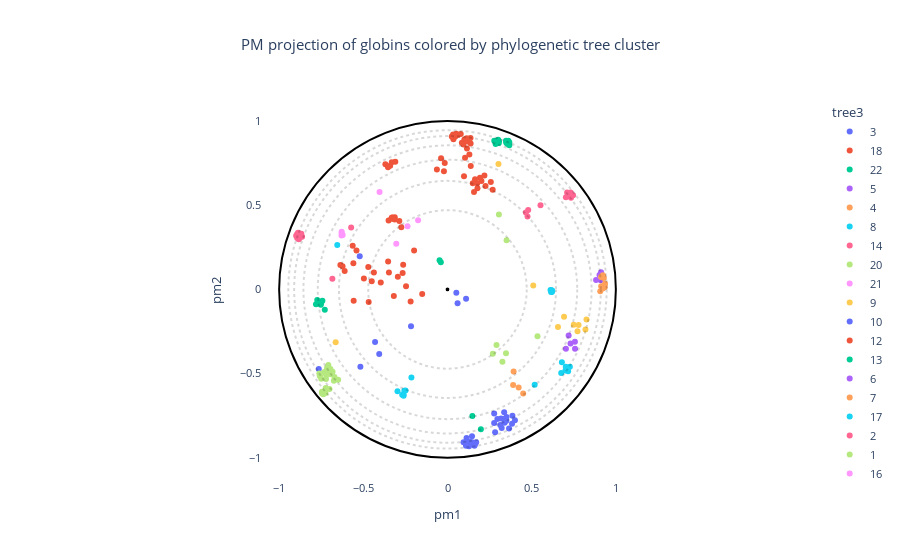

Notebook cell for this chart:
### Code cell
# OPTIONS =================================================
#Here you can set different parameters to color & annotate the resulting projection:
title = "PM projection of globins colored by phylogenetic tree cluster"
#----------------------------------------------------------
# Select the coloring from annotation .csv file:
labels_name = "tree3"
# Select classes to label among the "labels_name" or "second_labels_name" column (comma separated list):
second_labels_name = ""
labels_text = []
show_text = False
#----------------------------------------------------------
# Use a custom color palette:
color_palette = None #Default: None
use_custom_palette = False
#==========================================================


#Check projection visualization parameters
#Labels name
if labels_name == "":
    labels_name = None
elif labels_name not in annotation_names:
    raise NameError(f"labels_name {labels_name} is not in the availables annotations.\nAvailables annotations: {annotation_names}")
#Second labels name
if second_labels_name == "":
    second_labels_name = None
elif second_labels_name not in annotation_names:
    raise NameError(f'"second_labels_name" {second_labels_name} is not in the availables annotations.\nAvailables annotations: {annotation_names}')

if not use_custom_palette:
    color_palette = None

#Plot graph
fig = plot_embedding_interactive(df_embedding, 
                                 labels_name = labels_name,
                                 second_labels_name = second_labels_name, 
                                 show_text = show_text,
                                 labels_text = labels_text,
                                 color_palette = color_palette, 
                                 title = title, 
                                 fontsize = 11)
fig.show()

### Figure 1 — Plotly figure (JSON) as saved in the notebook; plotly's stock layout.template omitted (floating-point values rounded to 4 significant figures; data arrays with more than 128 entries replaced by an {"elided": "..."} marker saying what was removed)
{"data": [{"customdata": [[5, 3, 3, 2, "Globin C, coelomic", "Globin", "Caudina arenicola", "Caudina", 2.101, "Echinodermata"], [4, 2, 3, 2, "Hemoglobin", "Hemoglobin", "Hemipholis cordifera", "Hemipholis", 2.327, "Echinodermata"], [4, 2, 3, 2, "Hemoglobin", "Hemoglobin", "Ophiactis simplex", "Ophiactis", 2.22, "Echinodermata"], [4, 2, 3, 2, "Hemoglobin", "Hemoglobin", "Ophiactis simplex", "Ophiactis", 2.262, "Echinodermata"], [-1, -1, 3, 2, "Extracellular globin 1", "Extracellular", "Metaphire sieboldi", "Metaphire", 2.434, "Annelida"]], "hovertemplate": "<b>%{hovertext}</b><br><br>tree3=%{customdata[2]}<br>pm1=%{x}<br>pm2=%{y}<br>tree1=%{customdata[0]}<br>tree2=%{customdata[1]}<br>tree4=%{customdata[3]}<br>full_name=%{customdata[4]}<br>short_name=%{customdata[5]}<br>full_species=%{customdata[6]}<br>short_species=%{customdata[7]}<br>evo_distance=%{customdata[8]}<br>Color_species=%{customdata[9]}<extra></extra>", "hovertext": [3, 3, 3, 3, 3], "legendgroup": "3", "marker": {"color": "#636efa", "symbol": "circle"}, "mode": "markers", "name": "3", "orientation": "v", "showlegend": true, "type": "scatter", "x": [-0.2167, -0.4302, -0.4056, -0.5174, -0.7645], "xaxis": "x", "y": [-0.2186, -0.3126, -0.3843, -0.4599, -0.4726], "yaxis": "y"}, {"customdata": {"elided": "33x10 mixed values"}, "hovertemplate": "<b>%{hovertext}</b><br><br>tree3=%{customdata[2]}<br>pm1=%{x}<br>pm2=%{y}<br>tree1=%{customdata[0]}<br>tree2=%{customdata[1]}<br>tree4=%{customdata[3]}<br>full_name=%{customdata[4]}<br>short_name=%{customdata[5]}<br>full_species=%{customdata[6]}<br>short_species=%{customdata[7]}<br>evo_distance=%{customdata[8]}<br>Color_species=%{customdata[9]}<extra></extra>", "hovertext": [18, 18, 18, 18, 18, 18, 18, 18, 18, 18, 18, 18, 18, 18, 18, 18, 18, 18, 18, 18, 18, 18, 18, 18, 18, 18, 18, 18, 18, 18, 18, 18, 18], "legendgroup": "18", "marker": {"color": "#EF553B", "symbol": "circle"}, "mode": "markers", "name": "18", "orientation": "v", "showlegend": true, "type": "scatter", "x": [-0.2463, -0.4705, -0.6362, -0.5592, -0.6107, -0.3965, -0.3188, -0.5632, -0.5406, -0.2632, -0.3479, -0.4966, -0.314, -0.3287, -0.3131, -0.2743, -0.3288, -0.3337, -0.2861, -0.3284, -0.1984, -0.2191, -0.1502, -0.45, -0.6233, -0.5573, -0.4372, -0.3528, -0.3307, -0.2664, -0.3499, -0.4681, -0.2951], "xaxis": "x", "y": [0.01823, 0.1333, 0.1454, 0.1551, 0.1089, 0.04161, -0.03921, 0.2587, 0.2306, 0.1459, 0.101, 0.06428, 0.4147, 0.4263, 0.4284, 0.3685, 0.4256, 0.42, 0.406, 0.4265, 0.2316, -0.07131, -0.02668, 0.04888, 0.138, -0.06725, 0.1001, 0.1659, 0.4242, 0.09678, 0.4093, -0.07441, 0.0756], "yaxis": "y"}, {"customdata": [[-1, 40, 22, 11, "ACYPI007228 protein", "ACYPI007228", "Acyrthosiphon pisum", "Acyrthosiphon", 0.4446, "Arthropoda"], [10, 38, 22, 9, "Hemoglobin T1 polymer", "Hemoglobin", "Artemia salina", "Artemia", 1.847, "Arthropoda"], [10, 38, 22, 9, "Hemoglobin P polymer", "Hemoglobin", "Parartemia zietziana", "Parartemia", 1.919, "Arthropoda"], [11, 38, 22, 9, "Hemoglobin T1 polymer", "Hemoglobin", "Artemia salina", "Artemia", 1.781, "Arthropoda"], [11, 38, 22, 9, "Hemoglobin P polymer", "Hemoglobin", "Parartemia zietziana", "Parartemia", 1.74, "Arthropoda"], [11, 38, 22, 9, "Hemoglobin C1 polymer", "Hemoglobin", "Artemia salina", "Artemia", 1.703, "Arthropoda"], [-1, 38, 22, 9, "Hemoglobin P polymer", "Hemoglobin", "Parartemia zietziana", "Parartemia", 2.089, "Arthropoda"], [-1, 40, 22, 11, "Uncharacterized protein", "Uncharacterized", "Acyrthosiphon pisum", "Acyrthosiphon", 0.9009, "Arthropoda"]], "hovertemplate": "<b>%{hovertext}</b><br><br>tree3=%{customdata[2]}<br>pm1=%{x}<br>pm2=%{y}<br>tree1=%{customdata[0]}<br>tree2=%{customdata[1]}<br>tree4=%{customdata[3]}<br>full_name=%{customdata[4]}<br>short_name=%{customdata[5]}<br>full_species=%{customdata[6]}<br>short_species=%{customdata[7]}<br>evo_distance=%{customdata[8]}<br>Color_species=%{customdata[9]}<extra></extra>", "hovertext": [22, 22, 22, 22, 22, 22, 22, 22], "legendgroup": "22", "marker": {"color": "#00cc96", "symbol": "circle"}, "mode": "markers", "name": "22", "orientation": "v", "showlegend": true, "type": "scatter", "x": [-0.03961, -0.7737, -0.7811, -0.7431, -0.7506, -0.7524, -0.7288, -0.04717], "xaxis": "x", "y": [0.1621, -0.06273, -0.08738, -0.06715, -0.0806, -0.09165, -0.1201, 0.1739], "yaxis": "y"}, {"customdata": [[13, 17, 5, 7, "Uncharacterized protein", "Uncharacterized", "Capitella teleta", "Capitella", 2.144, "Annelida"], [13, 17, 5, 7, "Uncharacterized protein", "Uncharacterized", "Capitella teleta", "Capitella", 2.237, "Annelida"], [-1, 17, 5, 7, "Uncharacterized protein (Fragment)", "Uncharacterized", "Capitella teleta", "Capitella", 2.669, "Annelida"], [-1, 17, 5, 7, "Uncharacterized protein", "Uncharacterized", "Capitella teleta", "Capitella", 2.428, "Annelida"]], "hovertemplate": "<b>%{hovertext}</b><br><br>tree3=%{customdata[2]}<br>pm1=%{x}<br>pm2=%{y}<br>tree1=%{customdata[0]}<br>tree2=%{customdata[1]}<br>tree4=%{customdata[3]}<br>full_name=%{customdata[4]}<br>short_name=%{customdata[5]}<br>full_species=%{customdata[6]}<br>short_species=%{customdata[7]}<br>evo_distance=%{customdata[8]}<br>Color_species=%{customdata[9]}<extra></extra>", "hovertext": [5, 5, 5, 5], "legendgroup": "5", "marker": {"color": "#ab63fa", "symbol": "circle"}, "mode": "markers", "name": "5", "orientation": "v", "showlegend": true, "type": "scatter", "x": [0.9103, 0.8825, 0.9122, 0.9027], "xaxis": "x", "y": [0.05401, 0.05633, 0.1016, 0.08514], "yaxis": "y"}, {"customdata": [[-1, -1, 4, 7, "Uncharacterized protein", "Uncharacterized", "Capitella teleta", "Capitella", 2.502, "Annelida"], [-1, 7, 4, 7, "Cytoglobin 2", "Cytoglobin", "Crassostrea gigas", "Crassostrea", 2.349, "Mollusca"], [-1, 7, 4, 7, "Uncharacterized protein", "Uncharacterized", "Lottia gigantea", "Lottia", 2.433, "Mollusca"], [12, 6, 4, 7, "Protein CBR GLB 7", "Protein", "Caenorhabditis briggsae", "Caenorhabditis", 3.016, "Nematoda"], [12, 6, 4, 7, "Uncharacterized protein", "Uncharacterized", "Haemonchus placei", "Haemonchus", 3.29, "Nematoda"], [-1, 6, 4, 7, "Cre glb 30 protein", "Cre", "Ascaris suum", "Ascaris", 3.176, "Nematoda"], [-1, -1, 4, 7, "Globin like protein 26", "Globin", "Trichinella pseudospiralis", "Trichinella", 3.038, "Nematoda"], [-1, 6, 4, 7, "Uncharacterized protein", "Uncharacterized", "Ancylostoma ceylanicum", "Ancylostoma", 3.207, "Nematoda"]], "hovertemplate": "<b>%{hovertext}</b><br><br>tree3=%{customdata[2]}<br>pm1=%{x}<br>pm2=%{y}<br>tree1=%{customdata[0]}<br>tree2=%{customdata[1]}<br>tree4=%{customdata[3]}<br>full_name=%{customdata[4]}<br>short_name=%{customdata[5]}<br>full_species=%{customdata[6]}<br>short_species=%{customdata[7]}<br>evo_distance=%{customdata[8]}<br>Color_species=%{customdata[9]}<extra></extra>", "hovertext": [4, 4, 4, 4, 4, 4, 4, 4], "legendgroup": "4", "marker": {"color": "#FFA15A", "symbol": "circle"}, "mode": "markers", "name": "4", "orientation": "v", "showlegend": true, "type": "scatter", "x": [0.9284, 0.9228, 0.912, 0.9128, 0.9072, 0.9337, 0.9358, 0.9221], "xaxis": "x", "y": [0.06817, 0.08477, 0.07397, 0.01936, -0.01067, 0.01346, 0.03296, 0.005769], "yaxis": "y"}, {"customdata": {"elided": "15x10 mixed values"}, "hovertemplate": "<b>%{hovertext}</b><br><br>tree3=%{customdata[2]}<br>pm1=%{x}<br>pm2=%{y}<br>tree1=%{customdata[0]}<br>tree2=%{customdata[1]}<br>tree4=%{customdata[3]}<br>full_name=%{customdata[4]}<br>short_name=%{customdata[5]}<br>full_species=%{customdata[6]}<br>short_species=%{customdata[7]}<br>evo_distance=%{customdata[8]}<br>Color_species=%{customdata[9]}<extra></extra>", "hovertext": [8, 8, 8, 8, 8, 8, 8, 8, 8, 8, 8, 8, 8, 8, 8], "legendgroup": "8", "marker": {"color": "#19d3f3", "symbol": "circle"}, "mode": "markers", "name": "8", "orientation": "v", "showlegend": true, "type": "scatter", "x": [0.6793, 0.5177, 0.6203, 0.6181, 0.7025, 0.6119, 0.6753, 0.7164, 0.6152, 0.7005, 0.6219, 0.6179, 0.6217, 0.6195, 0.7267], "xaxis": "x", "y": [-0.4333, -0.5663, -0.00737, -0.006285, -0.4596, -0.002751, -0.496, -0.4867, -0.0156, -0.4819, -0.009004, -0.00521, -0.008885, -0.01581, -0.4601], "yaxis": "y"}, {"customdata": [[-1, 23, 14, 6, "Globin", "Globin", "Branchiostoma floridae", "Branchiostoma", 2.133, "Chordata"], [34, 23, 14, 6, "Globin", "Globin", "Branchiostoma floridae", "Branchiostoma", 2.166, "Chordata"], [33, 24, 14, 6, "Uncharacterized protein", "Uncharacterized", "Ciona savignyi", "Ciona", 2.805, "Chordata"], [33, 24, 14, 6, "Uncharacterized protein", "Uncharacterized", "Ciona intestinalis", "Ciona", 2.811, "Chordata"], [33, 24, 14, 6, "Globin", "Globin", "Ciona intestinalis", "Ciona", 2.838, "Chordata"], [33, 24, 14, 6, "Uncharacterized protein", "Uncharacterized", "Ciona savignyi", "Ciona", 2.966, "Chordata"], [35, 24, 14, 6, "Uncharacterized protein", "Uncharacterized", "Ciona savignyi", "Ciona", 2.658, "Chordata"], [35, 24, 14, 6, "Globin", "Globin", "Ciona intestinalis", "Ciona", 2.609, "Chordata"], [34, 23, 14, 6, "Putative uncharacterized protein", "Putative", "Branchiostoma floridae", "Branchiostoma", 2.38, "Chordata"], [34, 23, 14, 6, "Putative uncharacterized protein", "Putative", "Branchiostoma floridae", "Branchiostoma", 2.388, "Chordata"], [-1, -1, 14, 6, "Neuroglobin like protein", "Neuroglobin", "Saccoglossus kowalevskii", "Saccoglossus", 2.36, "Hemichordata"], [-1, 24, 14, 6, "Globin", "Globin", "Ciona intestinalis", "Ciona", 3.129, "Chordata"]], "hovertemplate": "<b>%{hovertext}</b><br><br>tree3=%{customdata[2]}<br>pm1=%{x}<br>pm2=%{y}<br>tree1=%{customdata[0]}<br>tree2=%{customdata[1]}<br>tree4=%{customdata[3]}<br>full_name=%{customdata[4]}<br>short_name=%{customdata[5]}<br>full_species=%{customdata[6]}<br>short_species=%{customdata[7]}<br>evo_distance=%{customdata[8]}<br>Color_species=%{customdata[9]}<extra></extra>", "hovertext": [14, 14, 14, 14, 14, 14, 14, 14, 14, 14, 14, 14], "legendgroup": "14", "marker": {"color": "#FF6692", "symbol": "circle"}, "mode": "markers", "name": "14", "orientation": "v", "showlegend": true, "type": "scatter", "x": [0.5524, 0.4753, 0.7336, 0.7263, 0.7249, 0.731, 0.7105, 0.7033, 0.4793, 0.4654, -0.6839, 0.746], "xaxis": "x", "y": [0.5002, 0.4327, 0.5451, 0.5549, 0.5649, 0.5749, 0.575, 0.547, 0.4716, 0.4573, 0.06398, 0.5591], "yaxis": "y"}, {"customdata": [[-1, 39, 20, 10, "Uncharacterized protein", "Uncharacterized", "Strongylocentrotus purpuratus", "Strongylocentrotus", 1.753, "Echinodermata"], [-1, 39, 20, 7, "Putative uncharacterized protein", "Putative", "Branchiostoma floridae", "Branchiostoma", 1.933, "Chordata"], [-1, -1, 20, 7, "Putative uncharacterized protein", "Putative", "Trichoplax adhaerens", "Trichoplax", 2.316, "Placozoa"], [23, 16, 20, 7, "Uncharacterized protein", "Uncharacterized", "Arion vulgaris", "Arion", 2.609, "Mollusca"], [-1, 16, 20, 7, "Uncharacterized protein", "Uncharacterized", "Lottia gigantea", "Lottia", 2.73, "Mollusca"], [23, 16, 20, 7, "Cytoglobin 1", "Cytoglobin", "Crassostrea gigas", "Crassostrea", 2.855, "Mollusca"], [23, 16, 20, 7, "Uncharacterized protein", "Uncharacterized", "Lottia gigantea", "Lottia", 2.731, "Mollusca"]], "hovertemplate": "<b>%{hovertext}</b><br><br>tree3=%{customdata[2]}<br>pm1=%{x}<br>pm2=%{y}<br>tree1=%{customdata[0]}<br>tree2=%{customdata[1]}<br>tree4=%{customdata[3]}<br>full_name=%{customdata[4]}<br>short_name=%{customdata[5]}<br>full_species=%{customdata[6]}<br>short_species=%{customdata[7]}<br>evo_distance=%{customdata[8]}<br>Color_species=%{customdata[9]}<extra></extra>", "hovertext": [20, 20, 20, 20, 20, 20, 20], "legendgroup": "20", "marker": {"color": "#B6E880", "symbol": "circle"}, "mode": "markers", "name": "20", "orientation": "v", "showlegend": true, "type": "scatter", "x": [0.3053, 0.3508, 0.5345, 0.2691, 0.2911, 0.3262, 0.3475], "xaxis": "x", "y": [0.4449, 0.2915, -0.2776, -0.3828, -0.33, -0.4302, -0.3792], "yaxis": "y"}, {"customdata": [[-1, 37, 21, 10, "Uncharacterized protein", "Uncharacterized", "Lutzomyia longipalpis", "Lutzomyia", 1.946, "Arthropoda"], [47, 36, 21, 10, "Putative hemoglobin like flavoprotein (Fragment)", "Hemoglobin", "Rhodnius neglectus", "Rhodnius", 1.846, "Arthropoda"], [47, 36, 21, 10, "Putative hemoglobin like flavoprotein (Fragment)", "Hemoglobin", "Triatoma infestans", "Triatoma", 1.904, "Arthropoda"], [-1, 37, 21, 10, "Uncharacterized protein", "Uncharacterized", "Glossina morsitans", "Glossina", 2.019, "Arthropoda"]], "hovertemplate": "<b>%{hovertext}</b><br><br>tree3=%{customdata[2]}<br>pm1=%{x}<br>pm2=%{y}<br>tree1=%{customdata[0]}<br>tree2=%{customdata[1]}<br>tree4=%{customdata[3]}<br>full_name=%{customdata[4]}<br>short_name=%{customdata[5]}<br>full_species=%{customdata[6]}<br>short_species=%{customdata[7]}<br>evo_distance=%{customdata[8]}<br>Color_species=%{customdata[9]}<extra></extra>", "hovertext": [21, 21, 21, 21], "legendgroup": "21", "marker": {"color": "#FF97FF", "symbol": "circle"}, "mode": "markers", "name": "21", "orientation": "v", "showlegend": true, "type": "scatter", "x": [-0.2374, -0.4034, -0.3044, -0.1747], "xaxis": "x", "y": [0.3758, 0.5781, 0.271, 0.4106], "yaxis": "y"}, {"customdata": [[-1, -1, 9, 3, "Uncharacterized protein", "Uncharacterized", "Amphimedon queenslandica", "Amphimedon", 2.522, "Porifera"], [14, 10, 9, 3, "Uncharacterized protein", "Uncharacterized", "Strongylocentrotus purpuratus", "Strongylocentrotus", 2.654, "Echinodermata"], [-1, -1, 9, 3, "Uncharacterized protein", "Uncharacterized", "Micromonas commoda", "Micromonas", 2.71, "Viridiplantae"], [14, 10, 9, 3, "Uncharacterized protein", "Uncharacterized", "Strongylocentrotus purpuratus", "Strongylocentrotus", 2.587, "Echinodermata"], [-1, 10, 9, 3, "Uncharacterized protein", "Uncharacterized", "Strongylocentrotus purpuratus", "Strongylocentrotus", 2.519, "Echinodermata"], [14, 10, 9, 3, "Uncharacterized protein", "Uncharacterized", "Strongylocentrotus purpuratus", "Strongylocentrotus", 2.276, "Echinodermata"], [14, 10, 9, 3, "Uncharacterized protein", "Uncharacterized", "Strongylocentrotus purpuratus", "Strongylocentrotus", 2.867, "Echinodermata"]], "hovertemplate": "<b>%{hovertext}</b><br><br>tree3=%{customdata[2]}<br>pm1=%{x}<br>pm2=%{y}<br>tree1=%{customdata[0]}<br>tree2=%{customdata[1]}<br>tree4=%{customdata[3]}<br>full_name=%{customdata[4]}<br>short_name=%{customdata[5]}<br>full_species=%{customdata[6]}<br>short_species=%{customdata[7]}<br>evo_distance=%{customdata[8]}<br>Color_species=%{customdata[9]}<extra></extra>", "hovertext": [9, 9, 9, 9, 9, 9, 9], "legendgroup": "9", "marker": {"color": "#FECB52", "symbol": "circle"}, "mode": "markers", "name": "9", "orientation": "v", "showlegend": true, "type": "scatter", "x": [0.5095, 0.7499, 0.6923, 0.7722, 0.8195, 0.7785, 0.8255], "xaxis": "x", "y": [0.02386, -0.2101, -0.1628, -0.2487, -0.2378, -0.2116, -0.1784], "yaxis": "y"}, {"customdata": {"elided": "31x10 mixed values"}, "hovertemplate": "<b>%{hovertext}</b><br><br>tree3=%{customdata[2]}<br>pm1=%{x}<br>pm2=%{y}<br>tree1=%{customdata[0]}<br>tree2=%{customdata[1]}<br>tree4=%{customdata[3]}<br>full_name=%{customdata[4]}<br>short_name=%{customdata[5]}<br>full_species=%{customdata[6]}<br>short_species=%{customdata[7]}<br>evo_distance=%{customdata[8]}<br>Color_species=%{customdata[9]}<extra></extra>", "hovertext": [10, 10, 10, 10, 10, 10, 10, 10, 10, 10, 10, 10, 10, 10, 10, 10, 10, 10, 10, 10, 10, 10, 10, 10, 10, 10, 10, 10, 10, 10, 10], "legendgroup": "10", "marker": {"color": "#636efa", "symbol": "circle"}, "mode": "markers", "name": "10", "orientation": "v", "showlegend": true, "type": "scatter", "x": [0.3134, 0.3391, 0.3366, 0.277, 0.2962, 0.4005, 0.3179, 0.1467, 0.1598, 0.1102, 0.1528, 0.1175, 0.1636, 0.1703, 0.1296, 0.1317, 0.1278, 0.1088, 0.1456, 0.1145, 0.09509, 0.1132, 0.3832, 0.3856, 0.334, 0.2774, 0.3494, 0.3503, 0.3219, 0.3654, 0.2829], "xaxis": "x", "y": [-0.8059, -0.7924, -0.7296, -0.7942, -0.7692, -0.777, -0.7662, -0.9083, -0.9292, -0.929, -0.9212, -0.9145, -0.9198, -0.9083, -0.9156, -0.9042, -0.9321, -0.9193, -0.8715, -0.9023, -0.9074, -0.8829, -0.7983, -0.7501, -0.7703, -0.7372, -0.7804, -0.7576, -0.8233, -0.8254, -0.8489], "yaxis": "y"}, {"customdata": {"elided": "36x10 mixed values"}, "hovertemplate": "<b>%{hovertext}</b><br><br>tree3=%{customdata[2]}<br>pm1=%{x}<br>pm2=%{y}<br>tree1=%{customdata[0]}<br>tree2=%{customdata[1]}<br>tree4=%{customdata[3]}<br>full_name=%{customdata[4]}<br>short_name=%{customdata[5]}<br>full_species=%{customdata[6]}<br>short_species=%{customdata[7]}<br>evo_distance=%{customdata[8]}<br>Color_species=%{customdata[9]}<extra></extra>", "hovertext": [12, 12, 12, 12, 12, 12, 12, 12, 12, 12, 12, 12, 12, 12, 12, 12, 12, 12, 12, 12, 12, 12, 12, 12, 12, 12, 12, 12, 12, 12, 12, 12, 12, 12, 12, 12], "legendgroup": "12", "marker": {"color": "#EF553B", "symbol": "circle"}, "mode": "markers", "name": "12", "orientation": "v", "showlegend": true, "type": "scatter", "x": [0.03517, 0.1003, 0.1375, 0.2259, 0.02545, 0.05254, 0.1765, 0.04652, 0.2573, 0.2684, 0.1212, 0.1367, 0.1779, 0.2193, 0.1141, 0.1636, 0.04672, 0.08539, 0.06286, 0.1156, 0.2017, 0.09489, 0.15, 0.1928, 0.0981, 0.1042, 0.07856, 0.13, 0.1382, -0.01646, -0.03805, -0.02121, -0.06293, 0.128, 0.1575, 0.03339], "xaxis": "x", "y": [0.8918, 0.8897, 0.867, 0.6149, 0.9077, 0.9251, 0.6304, 0.9081, 0.6385, 0.5924, 0.8783, 0.8992, 0.6016, 0.6759, 0.8972, 0.654, 0.9174, 0.8716, 0.9171, 0.8364, 0.6433, 0.8615, 0.63, 0.6628, 0.6717, 0.7814, 0.9228, 0.8013, 0.733, 0.7502, 0.7787, 0.7026, 0.7122, 0.8912, 0.5793, 0.9197], "yaxis": "y"}, {"customdata": [[-1, 18, 13, 5, "Uncharacterized protein", "Uncharacterized", "Lepisosteus oculatus", "Lepisosteus", 2.353, "Chordata"], [27, 19, 13, 5, "Hemoglobin subunit alpha", "Hemoglobin", "Cavia porcellus", "Cavia", 2.682, "Chordata"], [27, 19, 13, 5, "Hemoglobin subunit alpha 2", "Hemoglobin", "Scalopus aquaticus", "Scalopus", 2.595, "Chordata"], [26, 19, 13, 5, "Uncharacterized protein", "Uncharacterized", "Neotoma lepida", "Neotoma", 2.638, "Chordata"], [25, 18, 13, 5, "Globin Y", "Globin", "Callorhinchus milii", "Callorhinchus", 2.515, "Chordata"], [25, 18, 13, 5, "Uncharacterized protein", "Uncharacterized", "Latimeria chalumnae", "Latimeria", 2.299, "Chordata"], [24, 18, 13, 5, "Uncharacterized protein", "Uncharacterized", "Xenopus tropicalis", "Xenopus", 2.514, "Chordata"], [24, 18, 13, 5, "Globin Y", "Globin", "Xenopus laevis", "Xenopus", 2.456, "Chordata"], [-1, 18, 13, 5, "Uncharacterized protein", "Uncharacterized", "Pelodiscus sinensis", "Pelodiscus", 2.698, "Chordata"], [26, 19, 13, 5, "Hemoglobin subunit rho", "Hemoglobin", "Alligator mississippiensis", "Alligator", 2.984, "Chordata"], [26, 19, 13, 5, "Uncharacterized protein", "Uncharacterized", "Nomascus leucogenys", "Nomascus", 2.77, "Chordata"]], "hovertemplate": "<b>%{hovertext}</b><br><br>tree3=%{customdata[2]}<br>pm1=%{x}<br>pm2=%{y}<br>tree1=%{customdata[0]}<br>tree2=%{customdata[1]}<br>tree4=%{customdata[3]}<br>full_name=%{customdata[4]}<br>short_name=%{customdata[5]}<br>full_species=%{customdata[6]}<br>short_species=%{customdata[7]}<br>evo_distance=%{customdata[8]}<br>Color_species=%{customdata[9]}<extra></extra>", "hovertext": [13, 13, 13, 13, 13, 13, 13, 13, 13, 13, 13], "legendgroup": "13", "marker": {"color": "#00cc96", "symbol": "circle"}, "mode": "markers", "name": "13", "orientation": "v", "showlegend": true, "type": "scatter", "x": [0.3485, 0.3046, 0.2858, 0.2778, 0.3477, 0.367, 0.3671, 0.3546, 0.3613, 0.3057, 0.3008], "xaxis": "x", "y": [0.8727, 0.8693, 0.8635, 0.8834, 0.8837, 0.8736, 0.8561, 0.8652, 0.8824, 0.8805, 0.8894], "yaxis": "y"}, {"customdata": [[-1, -1, 6, 3, "Globin", "Globin", "Gemmatirosa kalamazoonesis", "Gemmatirosa", 2.905, "Bacteria"], [-1, 9, 6, 3, "Globin", "Globin", "Gemmatirosa kalamazoonesis", "Gemmatirosa", 3.007, "Bacteria"], [-1, 9, 6, 3, "Hemin receptor", "Hemin", "Halothiobacillus sp.", "Halothiobacillus", 2.535, "Bacteria"], [15, 8, 6, 3, "ARAD1D45562p", "ARAD1D45562p", "Blastobotrys adeninivorans", "Blastobotrys", 3.652, "Fungi"], [15, 8, 6, 3, "CYFA0S05e02454g1_1", "CYFA0S05e02454g1_1", "Cyberlindnera fabianii", "Cyberlindnera", 4.119, "Fungi"]], "hovertemplate": "<b>%{hovertext}</b><br><br>tree3=%{customdata[2]}<br>pm1=%{x}<br>pm2=%{y}<br>tree1=%{customdata[0]}<br>tree2=%{customdata[1]}<br>tree4=%{customdata[3]}<br>full_name=%{customdata[4]}<br>short_name=%{customdata[5]}<br>full_species=%{customdata[6]}<br>short_species=%{customdata[7]}<br>evo_distance=%{customdata[8]}<br>Color_species=%{customdata[9]}<extra></extra>", "hovertext": [6, 6, 6, 6, 6], "legendgroup": "6", "marker": {"color": "#ab63fa", "symbol": "circle"}, "mode": "markers", "name": "6", "orientation": "v", "showlegend": true, "type": "scatter", "x": [0.7569, 0.7033, 0.7195, 0.7574, 0.7305], "xaxis": "x", "y": [-0.3113, -0.3524, -0.273, -0.3519, -0.3206], "yaxis": "y"}, {"customdata": [[-1, 15, 7, 4, "Predicted protein", "Predicted", "Nematostella vectensis", "Nematostella", 3.063, "Cnidaria"], [20, 15, 7, 4, "Predicted protein", "Predicted", "Nematostella vectensis", "Nematostella", 2.696, "Cnidaria"], [-1, 15, 7, 4, "Predicted protein", "Predicted", "Nematostella vectensis", "Nematostella", 2.747, "Cnidaria"], [20, 15, 7, 4, "Predicted protein", "Predicted", "Nematostella vectensis", "Nematostella", 2.467, "Cnidaria"]], "hovertemplate": "<b>%{hovertext}</b><br><br>tree3=%{customdata[2]}<br>pm1=%{x}<br>pm2=%{y}<br>tree1=%{customdata[0]}<br>tree2=%{customdata[1]}<br>tree4=%{customdata[3]}<br>full_name=%{customdata[4]}<br>short_name=%{customdata[5]}<br>full_species=%{customdata[6]}<br>short_species=%{customdata[7]}<br>evo_distance=%{customdata[8]}<br>Color_species=%{customdata[9]}<extra></extra>", "hovertext": [7, 7, 7, 7], "legendgroup": "7", "marker": {"color": "#FFA15A", "symbol": "circle"}, "mode": "markers", "name": "7", "orientation": "v", "showlegend": true, "type": "scatter", "x": [0.4496, 0.3898, 0.4226, 0.3928], "xaxis": "x", "y": [-0.6183, -0.5672, -0.5819, -0.4868], "yaxis": "y"}, {"customdata": [[43, 31, 17, 10, "Globin 2 A chain", "Globin", "Anadara inaequivalvis", "Anadara", 2.939, "Mollusca"], [-1, -1, 17, 10, "Nerve hemoglobin", "Hemoglobin", "Spisula solidissima", "Spisula", 2.929, "Mollusca"], [-1, 31, 17, 10, "Hemoglobin (Heterodimeric)", "Hemoglobin", "Barbatia virescens", "Barbatia", 2.81, "Mollusca"], [43, 31, 17, 10, "Globin, minor", "Globin,", "Anadara trapezia", "Anadara", 3.279, "Mollusca"], [43, 31, 17, 10, "Globin 2 B chain", "Globin", "Anadara inaequivalvis", "Anadara", 3.138, "Mollusca"], [-1, -1, 17, 10, "Hemoglobin II", "Hemoglobin", "Phacoides pectinatus", "Phacoides", 2.946, "Mollusca"], [44, 30, 17, 10, "Two domain chain of the polymeric hemoglobin (Intracellular)", "Hemoglobin", "Barbatia lima", "Barbatia", 2.721, "Mollusca"], [44, 30, 17, 10, "Hemoglobin (2 domain)", "Hemoglobin", "Barbatia lima", "Barbatia", 2.732, "Mollusca"]], "hovertemplate": "<b>%{hovertext}</b><br><br>tree3=%{customdata[2]}<br>pm1=%{x}<br>pm2=%{y}<br>tree1=%{customdata[0]}<br>tree2=%{customdata[1]}<br>tree4=%{customdata[3]}<br>full_name=%{customdata[4]}<br>short_name=%{customdata[5]}<br>full_species=%{customdata[6]}<br>short_species=%{customdata[7]}<br>evo_distance=%{customdata[8]}<br>Color_species=%{customdata[9]}<extra></extra>", "hovertext": [17, 17, 17, 17, 17, 17, 17, 17], "legendgroup": "17", "marker": {"color": "#19d3f3", "symbol": "circle"}, "mode": "markers", "name": "17", "orientation": "v", "showlegend": true, "type": "scatter", "x": [-0.2691, -0.2143, -0.297, -0.2605, -0.2613, -0.6547, -0.2493, -0.2564], "xaxis": "x", "y": [-0.6253, -0.5236, -0.6043, -0.6309, -0.6243, 0.2639, -0.6003, -0.6015], "yaxis": "y"}, {"customdata": [[2, 1, 2, 1, "Globin 2", "Globin", "Chironomus riparius", "Chironomus", 2.7, "Arthropoda"], [1, 1, 2, 1, "Globin", "Globin", "Polypedilum nubifer", "Polypedilum", 2.361, "Arthropoda"], [1, 1, 2, 1, "Globin", "Globin", "Polypedilum vanderplanki", "Polypedilum", 2.438, "Arthropoda"], [3, 1, 2, 1, "Globin", "Globin", "Polypedilum vanderplanki", "Polypedilum", 2.218, "Arthropoda"], [2, 1, 2, 1, "Globin", "Globin", "Polypedilum nubifer", "Polypedilum", 2.475, "Arthropoda"], [3, 1, 2, 1, "Globin", "Globin", "Polypedilum nubifer", "Polypedilum", 2.358, "Arthropoda"], [3, 1, 2, 1, "Globin", "Globin", "Polypedilum vanderplanki", "Polypedilum", 2.284, "Arthropoda"], [3, 1, 2, 1, "Globin 11", "Globin", "Chironomus riparius", "Chironomus", 2.3, "Arthropoda"], [1, 1, 2, 1, "ORF E protein", "ORF", "Chironomus tentans", "Chironomus", 2.859, "Arthropoda"], [1, 1, 2, 1, "Globin", "Globin", "Polypedilum nubifer", "Polypedilum", 2.567, "Arthropoda"], [1, 1, 2, 1, "Globin", "Globin", "Polypedilum nubifer", "Polypedilum", 2.577, "Arthropoda"], [-1, -1, 2, 1, "Globin", "Globin", "Nerita albicilla", "Nerita", 2.087, "Mollusca"]], "hovertemplate": "<b>%{hovertext}</b><br><br>tree3=%{customdata[2]}<br>pm1=%{x}<br>pm2=%{y}<br>tree1=%{customdata[0]}<br>tree2=%{customdata[1]}<br>tree4=%{customdata[3]}<br>full_name=%{customdata[4]}<br>short_name=%{customdata[5]}<br>full_species=%{customdata[6]}<br>short_species=%{customdata[7]}<br>evo_distance=%{customdata[8]}<br>Color_species=%{customdata[9]}<extra></extra>", "hovertext": [2, 2, 2, 2, 2, 2, 2, 2, 2, 2, 2, 2], "legendgroup": "2", "marker": {"color": "#FF6692", "symbol": "circle"}, "mode": "markers", "name": "2", "orientation": "v", "showlegend": true, "type": "scatter", "x": [-0.8683, -0.8849, -0.8798, -0.8637, -0.8809, -0.8836, -0.8775, -0.893, -0.8991, -0.8938, -0.8879, -0.5723], "xaxis": "x", "y": [0.3299, 0.3174, 0.3223, 0.3131, 0.3317, 0.2982, 0.3063, 0.3059, 0.319, 0.327, 0.337, 0.3674], "yaxis": "y"}, {"customdata": {"elided": "24x10 mixed values"}, "hovertemplate": "<b>%{hovertext}</b><br><br>tree3=%{customdata[2]}<br>pm1=%{x}<br>pm2=%{y}<br>tree1=%{customdata[0]}<br>tree2=%{customdata[1]}<br>tree4=%{customdata[3]}<br>full_name=%{customdata[4]}<br>short_name=%{customdata[5]}<br>full_species=%{customdata[6]}<br>short_species=%{customdata[7]}<br>evo_distance=%{customdata[8]}<br>Color_species=%{customdata[9]}<extra></extra>", "hovertext": [1, 1, 1, 1, 1, 1, 1, 1, 1, 1, 1, 1, 1, 1, 1, 1, 1, 1, 1, 1, 1, 1, 1, 1], "legendgroup": "1", "marker": {"color": "#B6E880", "symbol": "circle"}, "mode": "markers", "name": "1", "orientation": "v", "showlegend": true, "type": "scatter", "x": [-0.736, -0.7391, -0.7372, -0.6966, -0.6826, -0.7207, -0.7215, -0.6498, -0.6751, -0.6715, -0.7245, -0.7455, -0.7314, -0.7499, -0.754, -0.7612, -0.7587, -0.7035, -0.7235, -0.7009, -0.7077, -0.7158, -0.7453, -0.6952], "xaxis": "x", "y": [-0.6109, -0.6169, -0.622, -0.5038, -0.4897, -0.5074, -0.5317, -0.536, -0.5431, -0.5204, -0.6153, -0.6074, -0.4907, -0.5309, -0.5057, -0.5001, -0.5147, -0.4881, -0.5851, -0.5921, -0.4491, -0.4661, -0.6163, -0.4723], "yaxis": "y"}, {"customdata": [[42, 32, 16, 10, "Globin", "Globin", "Nassarius mutabilis", "Nassarius", 2.693, "Mollusca"], [41, 32, 16, 10, "Uncharacterized protein", "Uncharacterized", "Lottia gigantea", "Lottia", 2.31, "Mollusca"], [41, 32, 16, 10, "Uncharacterized protein", "Uncharacterized", "Lottia gigantea", "Lottia", 2.327, "Mollusca"], [42, 32, 16, 10, "Globin", "Globin", "Cerithidea rhizophorarum", "Cerithidea", 2.814, "Mollusca"]], "hovertemplate": "<b>%{hovertext}</b><br><br>tree3=%{customdata[2]}<br>pm1=%{x}<br>pm2=%{y}<br>tree1=%{customdata[0]}<br>tree2=%{customdata[1]}<br>tree4=%{customdata[3]}<br>full_name=%{customdata[4]}<br>short_name=%{customdata[5]}<br>full_species=%{customdata[6]}<br>short_species=%{customdata[7]}<br>evo_distance=%{customdata[8]}<br>Color_species=%{customdata[9]}<extra></extra>", "hovertext": [16, 16, 16, 16], "legendgroup": "16", "marker": {"color": "#FF97FF", "symbol": "circle"}, "mode": "markers", "name": "16", "orientation": "v", "showlegend": true, "type": "scatter", "x": [-0.6285, -0.6294, -0.6226, -0.6288], "xaxis": "x", "y": [0.3427, 0.3199, 0.3238, 0.3352], "yaxis": "y"}, {"customdata": [[-1, -1, -1, 8, "Globin (Fragment)", "Globin", "Operophtera brumata", "Operophtera", 2.592, "Arthropoda"], [-1, -1, -1, 3, "Predicted protein", "Predicted", "Nematostella vectensis", "Nematostella", 3.137, "Cnidaria"], [-1, -1, -1, 2, "Putative di domain hemoglobin (Fragment)", "Hemoglobin", "Daphnia magna", "Daphnia", 2.525, "Arthropoda"]], "hovertemplate": "<b>%{hovertext}</b><br><br>tree3=%{customdata[2]}<br>pm1=%{x}<br>pm2=%{y}<br>tree1=%{customdata[0]}<br>tree2=%{customdata[1]}<br>tree4=%{customdata[3]}<br>full_name=%{customdata[4]}<br>short_name=%{customdata[5]}<br>full_species=%{customdata[6]}<br>short_species=%{customdata[7]}<br>evo_distance=%{customdata[8]}<br>Color_species=%{customdata[9]}<extra></extra>", "hovertext": [-1, -1, -1], "legendgroup": "-1", "marker": {"color": "#FECB52", "symbol": "circle"}, "mode": "markers", "name": "-1", "orientation": "v", "showlegend": true, "type": "scatter", "x": [0.3028, 0.6562, -0.6642], "xaxis": "x", "y": [0.7451, -0.2233, -0.3131], "yaxis": "y"}, {"customdata": [[46, 35, 19, 10, "Globin", "Globin", "Ancylostoma ceylanicum", "Ancylostoma", 2.23, "Nematoda"], [46, 35, 19, 10, "Uncharacterized protein", "Uncharacterized", "Angiostrongylus costaricensis", "Angiostrongylus", 2.134, "Nematoda"], [46, 35, 19, 10, "Globin", "Globin", "Necator americanus", "Necator", 2.352, "Nematoda"], [-1, -1, 19, 10, "Cytoglobin1like [Saccoglossus kowalevskii]", "Cytoglobin", "Lepeophtheirus salmonis", "Lepeophtheirus", 2.176, "Arthropoda"]], "hovertemplate": "<b>%{hovertext}</b><br><br>tree3=%{customdata[2]}<br>pm1=%{x}<br>pm2=%{y}<br>tree1=%{customdata[0]}<br>tree2=%{customdata[1]}<br>tree4=%{customdata[3]}<br>full_name=%{customdata[4]}<br>short_name=%{customdata[5]}<br>full_species=%{customdata[6]}<br>short_species=%{customdata[7]}<br>evo_distance=%{customdata[8]}<br>Color_species=%{customdata[9]}<extra></extra>", "hovertext": [19, 19, 19, 19], "legendgroup": "19", "marker": {"color": "#636efa", "symbol": "circle"}, "mode": "markers", "name": "19", "orientation": "v", "showlegend": true, "type": "scatter", "x": [0.0524, 0.1102, 0.05986, -0.5214], "xaxis": "x", "y": [-0.01993, -0.05496, -0.08179, 0.1965], "yaxis": "y"}, {"customdata": [[32, 22, 11, 5, "Hemoglobin (Fragment)", "Hemoglobin", "Biomphalaria glabrata", "Biomphalaria", 3.485, "Mollusca"], [32, 22, 11, 5, "Uncharacterized protein", "Uncharacterized", "Biomphalaria glabrata", "Biomphalaria", 3.638, "Mollusca"], [32, 22, 11, 5, "Uncharacterized protein", "Uncharacterized", "Biomphalaria glabrata", "Biomphalaria", 3.384, "Mollusca"], [32, 22, 11, 5, "Haemoglobin type 1", "Hemoglobin", "Biomphalaria glabrata", "Biomphalaria", 3.532, "Mollusca"], [32, 22, 11, 5, "Uncharacterized protein", "Uncharacterized", "Biomphalaria glabrata", "Biomphalaria", 3.615, "Mollusca"]], "hovertemplate": "<b>%{hovertext}</b><br><br>tree3=%{customdata[2]}<br>pm1=%{x}<br>pm2=%{y}<br>tree1=%{customdata[0]}<br>tree2=%{customdata[1]}<br>tree4=%{customdata[3]}<br>full_name=%{customdata[4]}<br>short_name=%{customdata[5]}<br>full_species=%{customdata[6]}<br>short_species=%{customdata[7]}<br>evo_distance=%{customdata[8]}<br>Color_species=%{customdata[9]}<extra></extra>", "hovertext": [11, 11, 11, 11, 11], "legendgroup": "11", "marker": {"color": "#EF553B", "symbol": "circle"}, "mode": "markers", "name": "11", "orientation": "v", "showlegend": true, "type": "scatter", "x": [-0.3405, -0.369, -0.3099, -0.3534, -0.331], "xaxis": "x", "y": [0.7341, 0.7428, 0.7579, 0.7258, 0.7551], "yaxis": "y"}, {"customdata": [[-1, 25, 15, 8, "Metalloendopeptidase", "Metalloendopeptidase", "Globodera pallida", "Globodera", 2.866, "Nematoda"], [-1, 25, 15, 8, "Uncharacterized protein", "Uncharacterized", "Strongyloides stercoralis", "Strongyloides", 3.193, "Nematoda"]], "hovertemplate": "<b>%{hovertext}</b><br><br>tree3=%{customdata[2]}<br>pm1=%{x}<br>pm2=%{y}<br>tree1=%{customdata[0]}<br>tree2=%{customdata[1]}<br>tree4=%{customdata[3]}<br>full_name=%{customdata[4]}<br>short_name=%{customdata[5]}<br>full_species=%{customdata[6]}<br>short_species=%{customdata[7]}<br>evo_distance=%{customdata[8]}<br>Color_species=%{customdata[9]}<extra></extra>", "hovertext": [15, 15], "legendgroup": "15", "marker": {"color": "#00cc96", "symbol": "circle"}, "mode": "markers", "name": "15", "orientation": "v", "showlegend": true, "type": "scatter", "x": [0.1477, 0.1981], "xaxis": "x", "y": [-0.7523, -0.8299], "yaxis": "y"}], "layout": {"autosize": true, "font": {"size": 11}, "legend": {"title": {"text": "tree3"}, "tracegroupgap": 0}, "plot_bgcolor": "rgba(0, 0, 0, 0)", "shapes": [{"line": {"color": "black", "dash": "dot"}, "opacity": 0.15, "type": "circle", "x0": -0.4706, "x1": 0.4706, "y0": -0.4706, "y1": 0.4706}, {"line": {"color": "black", "dash": "dot"}, "opacity": 0.15, "type": "circle", "x0": -0.6447, "x1": 0.6447, "y0": -0.6447, "y1": 0.6447}, {"line": {"color": "black", "dash": "dot"}, "opacity": 0.15, "type": "circle", "x0": -0.7705, "x1": 0.7705, "y0": -0.7705, "y1": 0.7705}, {"line": {"color": "black", "dash": "dot"}, "opacity": 0.15, "type": "circle", "x0": -0.8557, "x1": 0.8557, "y0": -0.8557, "y1": 0.8557}, {"line": {"color": "black", "dash": "dot"}, "opacity": 0.15, "type": "circle", "x0": -0.9108, "x1": 0.9108, "y0": -0.9108, "y1": 0.9108}, {"line": {"color": "black", "dash": "dot"}, "opacity": 0.15, "type": "circle", "x0": -0.9455, "x1": 0.9455, "y0": -0.9455, "y1": 0.9455}, {"line": {"color": "Black"}, "type": "circle", "x0": -1, "x1": 1, "xref": "x", "y0": -1, "y1": 1, "yref": "y"}, {"fillcolor": "Black", "line": {"color": "Black"}, "type": "circle", "x0": -0.005, "x1": 0.005, "xref": "x", "y0": -0.005, "y1": 0.005, "yref": "y"}], "title": {"text": "PM projection of globins colored by phylogenetic tree cluster", "x": 0.5}, "xaxis": {"anchor": "y", "constrain": "domain", "domain": [0.248, 0.752], "range": [-1.1, 1.1], "title": {"text": "pm1"}, "type": "linear"}, "yaxis": {"anchor": "x", "autorange": true, "domain": [0, 1], "range": [-1.049, 1.042], "scaleanchor": "x", "scaleratio": 1, "title": {"text": "pm2"}, "type": "linear"}, "yaxis2": {"layer": "below traces", "matches": "y", "overlaying": "y"}}}
